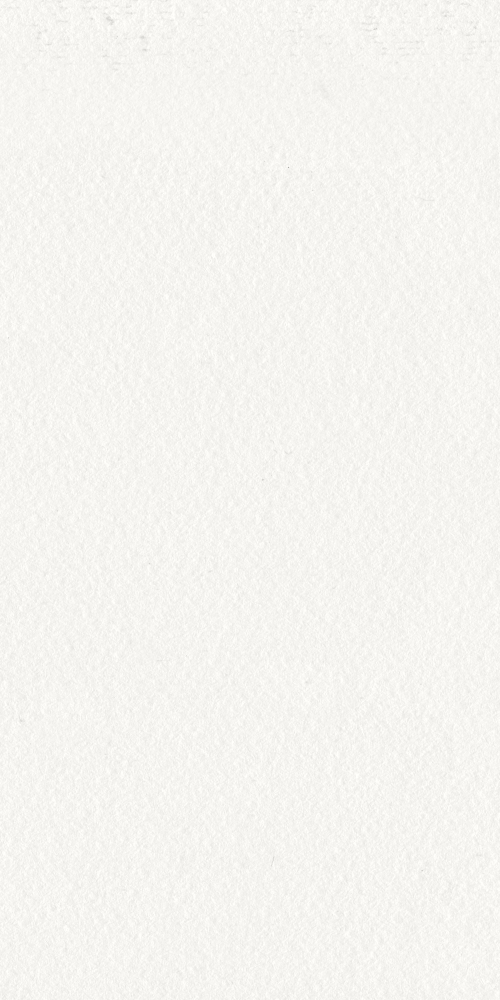
#> input picture affiliate/pins/v2/assets/paper-1.jpg, 1000 x 2000 px (shown at 1/2 size)
$ python blue_silk.py
#> lines starting #> are read from the running program, lines starting #| are printed output that depends on the picture
"""Blue theme background for template R: dusty blue silk -> assets/blue-silk.jpg (1000x1500).

Chosen by Alina (Nov 12 2026, council variant "wed-3") for white/ivory sets, which would vanish on white paper.
Diagonal soft folds (two sine waves warped by smooth noise) give the silk sheen; a gentle central light; fine grain
from the high-passed real CC0 paper scan `assets/paper-1.jpg` (ambientCG Paper001). Deterministic.
  python3 blue_silk.py
"""
import os
import numpy as np
from PIL import Image, ImageFilter

HERE = os.path.dirname(os.path.abspath(__file__))
W, H = 1000, 1500


def noise(scale, seed):
    rng = np.random.default_rng(seed)
    s = rng.random((H // scale + 2, W // scale + 2)).astype(np.float32)
    return np.asarray(Image.fromarray((s * 255).astype(np.uint8)).resize((W, H), Image.BICUBIC)).astype(np.float32) / 255


def main():
    yy, xx = np.mgrid[0:H, 0:W].astype(np.float32)
    p = np.asarray(Image.open(os.path.join(HERE, 'assets', 'paper-1.jpg')).convert('L').crop((0, 0, W, H))).astype(np.float32)
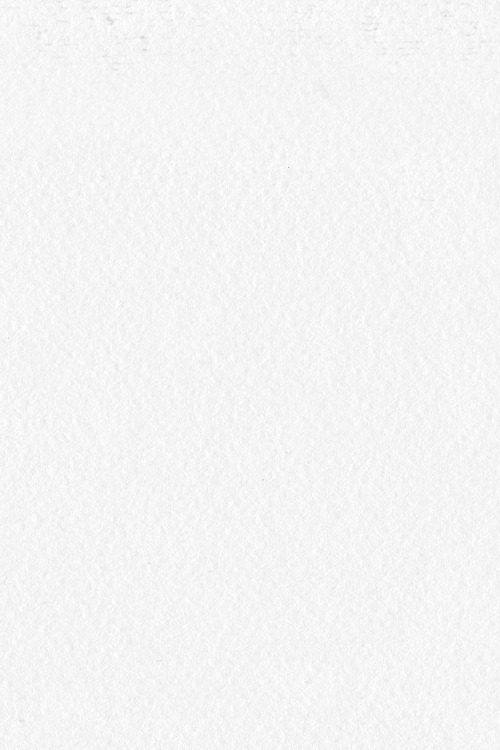
#> p: shape (1500, 1000) float32 (shown at 1/2 size); min 158, max 255, mean 244.4
    grain = (p - np.asarray(Image.fromarray(p.astype(np.uint8)).filter(ImageFilter.GaussianBlur(10))).astype(np.float32)) / 255
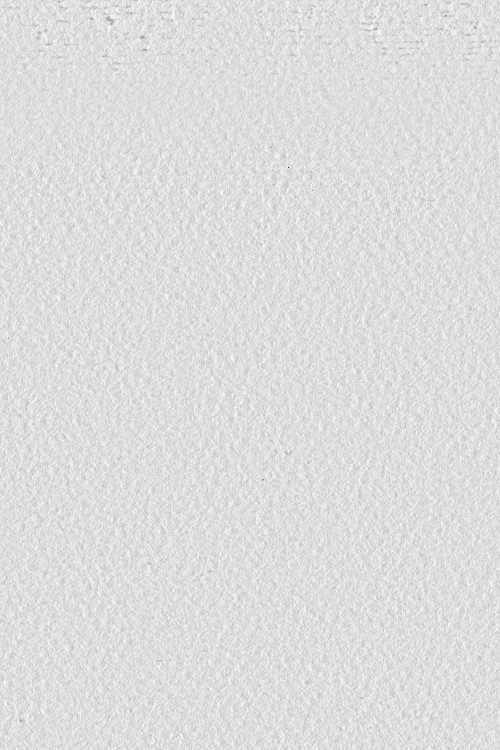
#> grain: shape (1500, 1000) float32 (shown at 1/2 size); min -0.337, max 0.051, mean 2.63e-05; drawn with min black and max white
    u = (xx * 0.8 + yy * 0.6) / 1000
    warp = noise(500, 41) * 1.1 + noise(250, 42) * 0.3
    folds = np.sin((u * 3.4 + warp) * np.pi) * 0.55 + np.sin((u * 7 + warp * 1.3) * np.pi) * 0.12
    sheen = np.clip(folds, 0, 1) ** 2.2
    base = np.array([104, 124, 142], np.float32); hi = np.array([170, 186, 198], np.float32); sh = np.array([70, 86, 104], np.float32)
    L = np.clip(1 - np.sqrt(((xx - 500) / 1000) ** 2 + ((yy - 700) / 1100) ** 2), 0, 1)
    A = base + (hi - base) * (sheen * 0.45 * (0.5 + 0.5 * L))[..., None] + (sh - base) * (np.clip(-folds, 0, 1) * 0.32)[..., None]
    A = np.asarray(Image.fromarray(A.clip(0, 255).astype(np.uint8)).filter(ImageFilter.GaussianBlur(5))).astype(np.float32) + grain[..., None] * 14
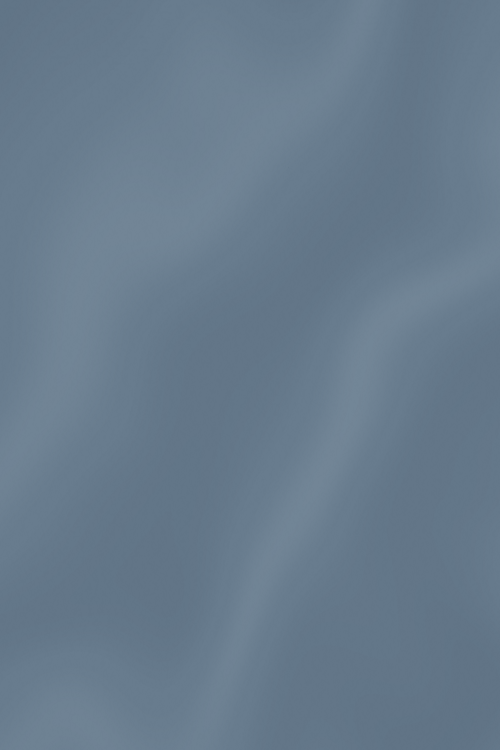
#> A: shape (1500, 1000, 3) float32 (shown at 1/2 size); mean of channels 0, 1, 2 103.4, 123, 141.6; drawn as R, G, B
    out = os.path.join(HERE, 'assets', 'blue-silk.jpg')
    Image.fromarray(A.clip(0, 255).astype(np.uint8)).save(out, quality=90, optimize=True)
    print(out, os.path.getsize(out) // 1024, 'KB')


if __name__ == '__main__':
    main()

$ run again, with affiliate/pins/v2/assets/paper-2.jpg copied over affiliate/pins/v2/assets/paper-1.jpg
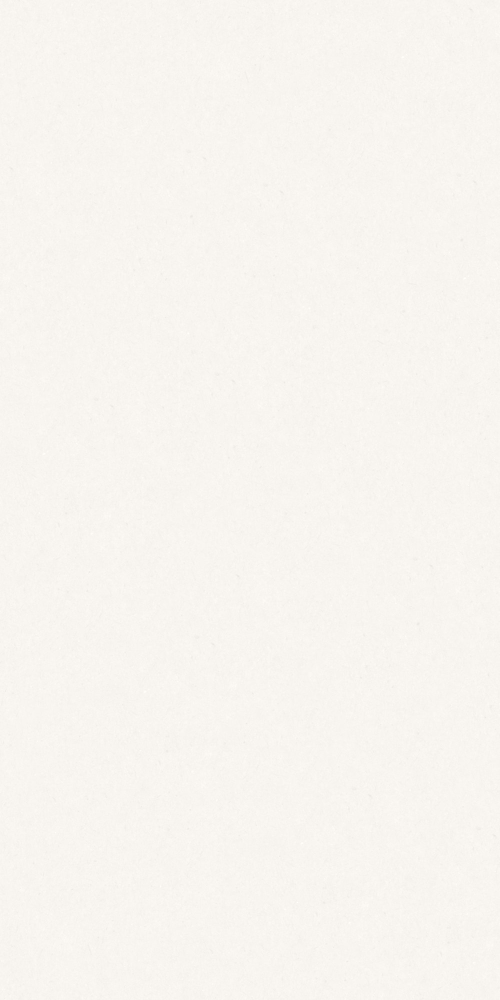
#> input picture affiliate/pins/v2/assets/paper-2.jpg, 1000 x 2000 px (shown at 1/2 size)
#> in main, `grain = (p - np.asarray(Image.fromarray(p.astype(np.uint8)).filter(Ima..`:
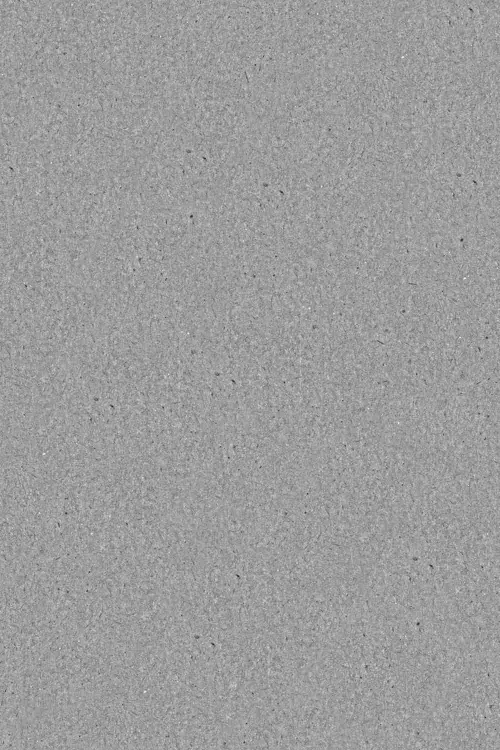
#> grain: shape (1500, 1000) float32 (shown at 1/2 size); min -0.0627, max 0.0392, mean -6.44e-05; drawn with min black and max white

$ run again, with affiliate/pins/v2/assets/paper-3.jpg copied over affiliate/pins/v2/assets/paper-1.jpg
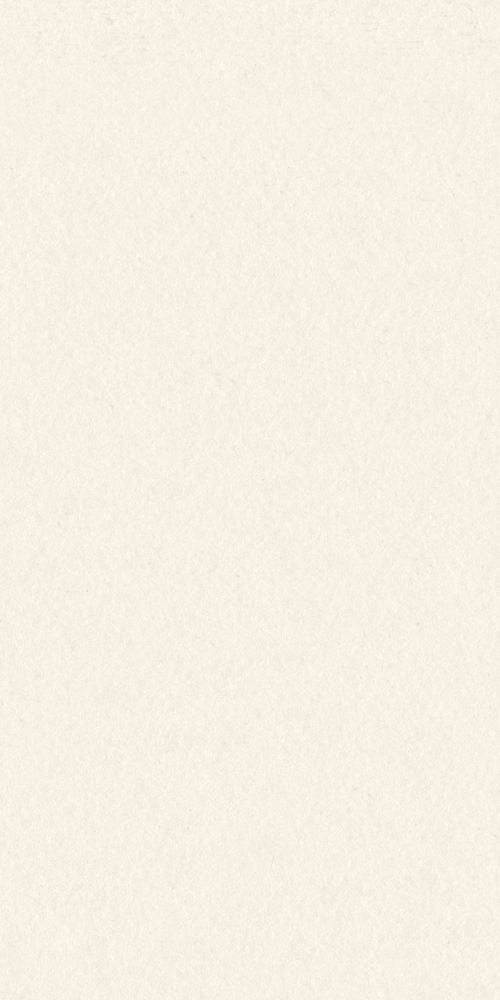
#> input picture affiliate/pins/v2/assets/paper-3.jpg, 1000 x 2000 px (shown at 1/2 size)
#> in main, `grain = (p - np.asarray(Image.fromarray(p.astype(np.uint8)).filter(Ima..`:
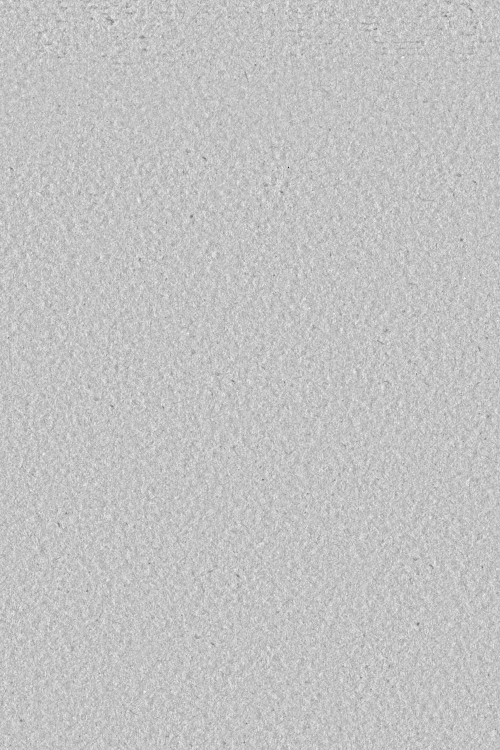
#> grain: shape (1500, 1000) float32 (shown at 1/2 size); min -0.192, max 0.0588, mean -7.98e-06; drawn with min black and max white

$ run again, with affiliate/pins/v2/assets/cotton-paper.jpg copied over affiliate/pins/v2/assets/paper-1.jpg
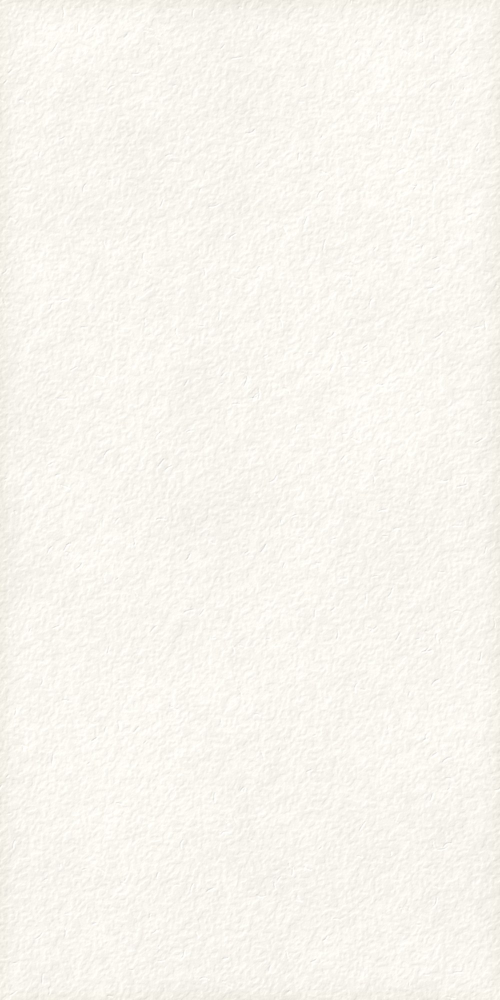
#> input picture affiliate/pins/v2/assets/cotton-paper.jpg, 1000 x 2000 px (shown at 1/2 size)
#> in main, `grain = (p - np.asarray(Image.fromarray(p.astype(np.uint8)).filter(Ima..`:
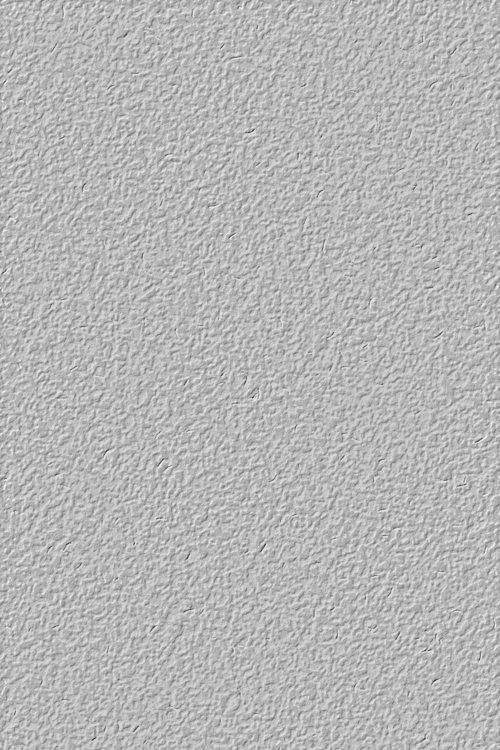
#> grain: shape (1500, 1000) float32 (shown at 1/2 size); min -0.149, max 0.0588, mean 4.85e-05; drawn with min black and max white
